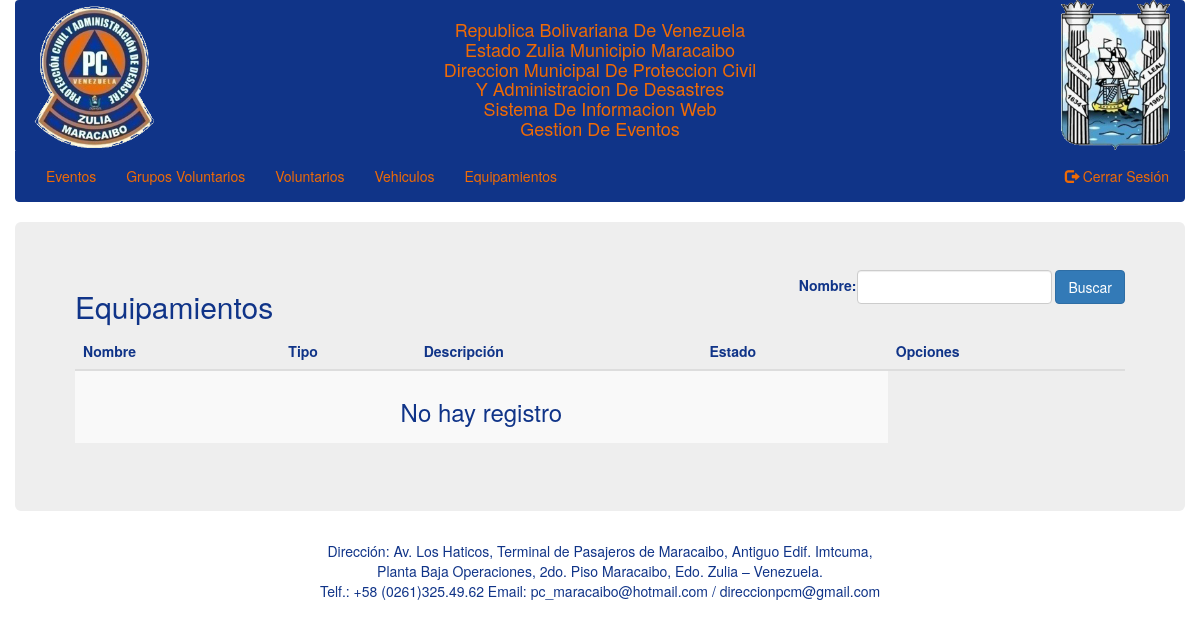
/equipos.php (signed in), run on an earlier commit of the app's database.
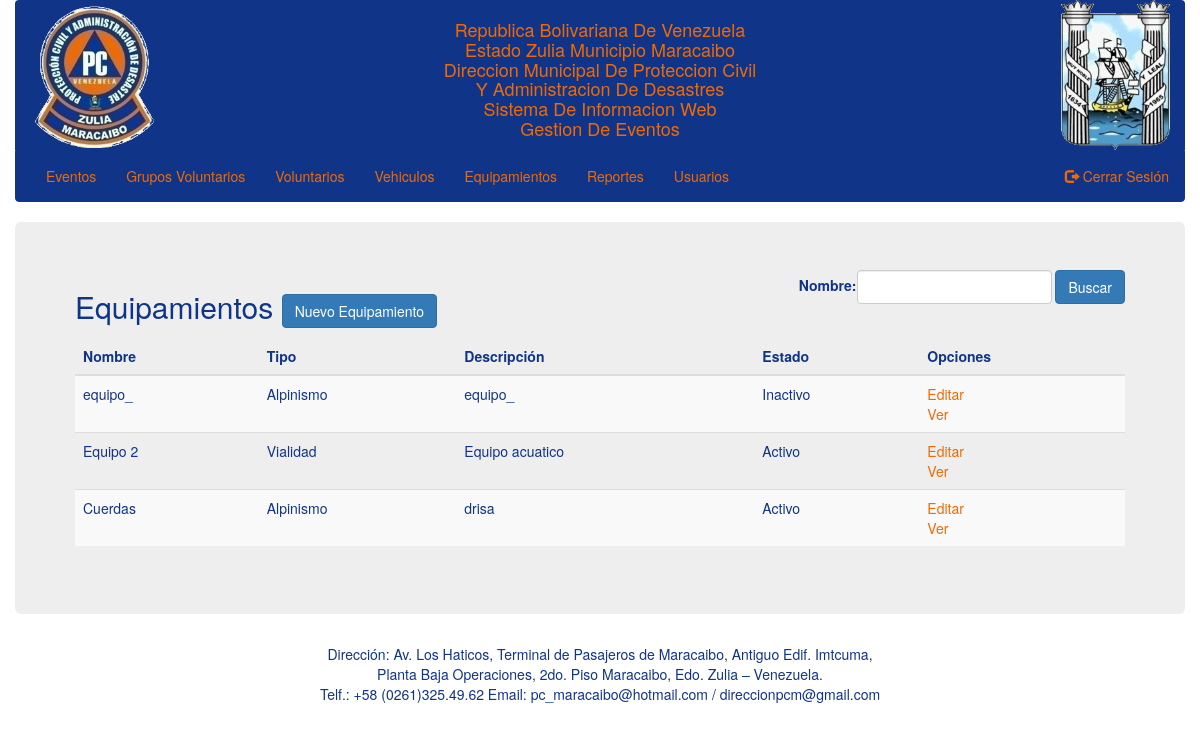
And on a later commit of the database.
### tables this page shows
CREATE TABLE `equipments` (
  `id` int(11) NOT NULL,
  `name` varchar(50) NOT NULL,
  `type` varchar(50) NOT NULL,
  `description` varchar(100) NOT NULL,
  `state` varchar(50) NOT NULL
);

### classes/Input.php (called while the page is built, shortened)
<?php
class Input {
	public static function exists($type = 'post'){
		switch ($type) {
			case 'post':
				return (!empty($_POST)) ? TRUE : FALSE;
				break;
			case 'get' :
				return (!empty($_GET) ? TRUE : FALSE);
				break;
		}
	}
}

### classes/DB.php (called while the page is built, shortened)
<?php
class DB {
    private static $_instance = null;
    private $_pdo,
            $_query,
            $_error = false,
            $_results,
            $_count = 0;
    private function __construct() {
        try {
            $this->_pdo = new PDO(
                    'mysql:host='.Config::get('mysql/host').';dbname='.Config::get('mysql/db'),
                    Config::get('mysql/username'),
                    Config::get('mysql/password'));
        } catch (Exception $e) {
            die($e->getMessage());
        }
    }
    public static function getInstance(){
        if(!isset(self::$_instance)){
            self::$_instance = new DB();
        }
        return self::$_instance;
    }
    public function query($sql, $params = array()){
        $this->_error = FALSE;
        if (($this->_query = $this->_pdo->prepare($sql))) {
            $x = 1;
            if(count($params)){
                foreach ($params as $param) {
                    $this->_query->bindValue($x, $param);
                    $x++;
                }
            }
            if($this->_query->execute()){
                $this->_results = $this->_query->fetchAll(PDO::FETCH_OBJ);
                $this->_count =  $this->_query->rowCount();
            }else{
                $this->_error = TRUE;
            }
        }
        return $this;
    }
    public function action($action, $table, $where = array()){
        if(count($where) === 3){
            $operators = array('=','>','<','>=','<=');
            $field = $where[0];
            $operator = $where[1];
            $value = $where[2];
            if(in_array($operator, $operators)){
                $sql = "{$action} FROM {$table} WHERE {$field} {$operator} ?";
                if(!$this->query($sql, array($value))->error()){
                    return $this;
                }
            }
        }
        return FALSE;
    }
    public function get($table, $where){
        return $this->action('SELECT *', $table, $where);
    }
    public function results(){
        return $this->_results;
    }
    public function first(){
        return $this->results()[0];
    }
    public function error(){
        return $this->_error;
    }
    public function count(){
        return $this->_count;
    }
}

### classes/Sistem.php (called while the page is built, shortened)
<?php
class Sistem {
	private $_db,
			$_data,
			$_type;
	public function __construct($type = null) {
		if (!is_null($type)) {
			$this->_type = $type;
		} else {
			$this->_type = 'team';
		}
		$this->_db = DB::getInstance();
	}
	public function get($arg = null) {
		if (!is_null($arg)) {
			$data = $this->_db->get($this->_type, $arg);
			if ($data->count()) {
				$this->_data = $data->results();
				return true;
			}
		} else {
			return false;
		}
	}
	public function data() {
		return $this->_data;
	}
}

### classes/Config.php (called while the page is built)
<?php
class Config {
    public static function get($path = NULL){
        if($path){
            $config = $GLOBALS['config'];
            $path = explode('/', $path);
            foreach ($path as $bit) {
                if(isset($config[$bit])){
                    $config = $config[$bit];
                }
            }
            return $config;
        }
        return FALSE;
    }
}

### classes/User.php (called while the page is built, shortened)
<?php
class User {
    private $_db,
            $_data,
            $_sessionName,
            $_cookieName,
            $_isLoggedIn;
    public function __construct($user = null) {
        $this->_db = DB::getInstance();
        $this->_sessionName = Config::get('session/session_name');
        if (!$user) {
            if (Session::exists($this->_sessionName)) {
                $user = Session::get($this->_sessionName);
                if ($this->find($user)) {
                    $this->_isLoggedIn = true;
                } else {
                }
            }
        } else {
            $this->find($user);
        }
    }
    public function find($user = null) {
        if ($user) {
            $field = (is_numeric($user)) ? 'id' : 'username';
            $data = $this->_db->get('users', array($field, '=', $user));
            if ($data->count()) {
                $this->_data = $data->first();
                return true;
            }
        }
        return FALSE;
    }
    public function hasPermission($key){
        $group = $this->_db->get('groups', array('id', '=', $this->data()->group));
        if($group->count()){
            $permissions = json_decode($group->first()->permissions, TRUE);
            if($permissions[$key] == true){
                return true;
            }
        }
        return false;
    }
    public function data() {
        return $this->_data;
    }
    public function isLoggedIn() {
        return $this->_isLoggedIn;
    }
}

### classes/Session.php (called while the page is built, shortened)
<?php
class Session {
    public static function exists($name){
        return (isset($_SESSION[$name])) ? TRUE : FALSE;
    }
    public static function get($name){
        return $_SESSION[$name];
    }
}

### equipos.php (the view, shortened to what the changed rows need)
<?php
	$user = new User();
	gettemplate('header');
?>
<div class="container">
	<div class="row">
		<div class="jumbotron">
			<div class="row">
				<?php if (Input::exists('get') && Input::get('new')) : ?>
					<div class="col-sm-offset-3 col-sm-6">
						<?php if (!empty($error)) {
							handlerMessage($error, 'danger');
						} ?>
						<h2>Equipamientos <a href="?" class="btn btn-primary">Ver Equipamientos</a></h2>
						<form action="" method="post">
							<?php Input::build('Nombre', 'name'); ?>
							<div class="form-group">
								<label for="type">Tipo:</label>
								<select name="type" class="form-control" id="type">
									<option value="">Seleccione tipo</option>
									<?php $pos = array('Alpinismo', 'Rescate en agua', 'Estricamiento', 'Vialidad', 'Primeros Auxilios');
									foreach ($pos as $value) { ?>
										<option value="<?php echo $value; ?>"><?php echo $value; ?></option>
									<?php } ?>
								</select>
							</div>
							<?php Input::build('Descripción', 'description'); ?>
							<?php Input::buildState(); ?>
							<input type="hidden" name="token" value="<?php echo Token::generate();?>">
							<input type="submit" name="create" class="btn btn-primary" value="Registrar"/>
						</form>
					</div>
				<?php else : ?>
					<div class="col-sm-12">
						<h2 class="pull-left">Equipamientos
						<?php if($user->hasPermission('admin')) { ?>
							<a href="?new=true" class="btn btn-primary">Nuevo Equipamiento</a>
						<?php } ?>
						</h2>
						<table class="table table-striped">
							<thead>
								<tr>
									<th>Nombre</th>
									<th>Tipo</th>
									<th>Descripción</th>
									<th>Estado</th>
									<th>Opciones</th>
								</tr>
							</thead>
							<?php if (!empty($searchResults)): ?>
								<tbody>
									<?php foreach ($searchResults as $equipment) { ?>
										<tr>
											<td><?php echo $equipment->name; ?></td>
											<td><?php echo $equipment->type; ?></td>
											<td><?php echo $equipment->description; ?></td>
											<td><?php echo ($equipment->state) ? 'Activo': 'Inactivo'; ?></td>
											<td>
												<?php if($user->hasPermission('admin')) { ?>
													<a href="?edit=<?php echo $equipment->id; ?>">Editar</a><br />
												<?php } ?>
												<a href="?view=<?php echo $equipment->id; ?>">Ver</a>
											</td>
										</tr>
									<?php } ?>
								</tbody>
							<?php else : ?>
								<tbody>
									<?php $sistem = new Sistem('equipments');
									if (!$sistem->get(array('id', '>', 0))) : ?>
										<tr>
											<td colspan="4"><h3><center>No hay registro</center></h3></td>
										</tr>
									<?php else :
										foreach ($sistem->data() as $equipment) { ?>
											<tr>
												<td><?php echo $equipment->name; ?></td>
												<td><?php echo $equipment->type; ?></td>
												<td><?php echo $equipment->description; ?></td>
												<td><?php echo ($equipment->state) ? 'Activo': 'Inactivo'; ?></td>
												<td>
													<?php if($user->hasPermission('admin')) { ?>
														<a href="?edit=<?php echo $equipment->id; ?>">Editar</a><br />
													<?php } ?>
													<a href="?view=<?php echo $equipment->id; ?>">Ver</a>
												</td>
											</tr>
										<?php } ?>
									<?php endif; ?>
								</tbody>
							<?php endif; ?>
						</table>
					</div>
				<?php endif; ?>
			</div>
		</div>
	</div>
</div>

### templates/header.php (shortened to what the changed rows need)
<?php $user = new User(); ?>
<!DOCTYPE html>
<html lang="en">
<head>
	<link rel="stylesheet" type="text/css" href="assets/lib/bootstrap/dist/css/bootstrap.min.css" media="all">
	<link rel="stylesheet" type="text/css" href="assets/css/main.css">
</head>
<body>
	<div class="container">
		<div class="row">
			<nav class="navbar navbar-inverse">
				<div class="container-fluid">
					<ul class="nav navbar-nav">
						<?php if ($user->isLoggedIn() && $user->hasPermission('admin')) { ?>
							<li><a href="reportes.php">Reportes</a></li>
							<li><a href="usuarios.php">Usuarios</a></li>
						<?php } ?>
					</ul>
				</div>
			</nav>
		</div>
	</div>

What changed in the data, as far as the page shows it:
added equipments: name "equipo_", type "Alpinismo", description "equipo_", state "Inactivo"
added equipments: name "Equipo 2", type "Vialidad", description "Equipo acuatico", state "Activo"
added equipments: name "Cuerdas", type "Alpinismo", description "drisa", state "Activo"
Also different on the page:
text no longer shown: "No hay registro"
text now shown: "Reportes Usuarios Nuevo Equipamiento"
